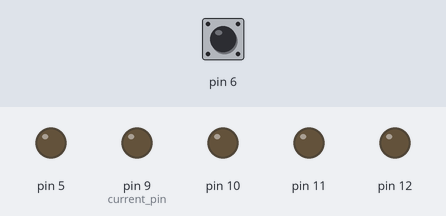
The sketch below on a simulated Arduino Uno, built with avr-gcc and run on an emulated ATmega328P. Parts: output pins drawn as LEDs (lit = HIGH). The test bench sets the inputs (shaded band); at power-on: pin 6 HIGH.

Above: at 1.0 s.
At 2.2 s:
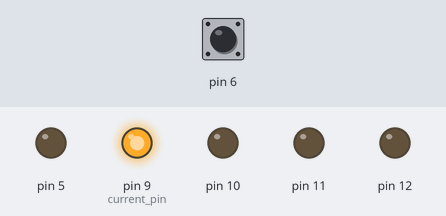
At 2.7 s:
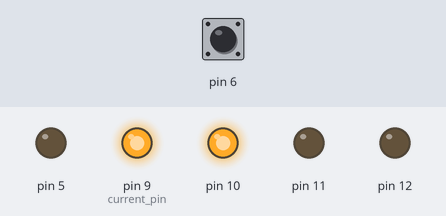
At 3.2 s:
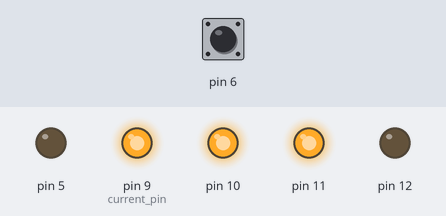
At 3.7 s:
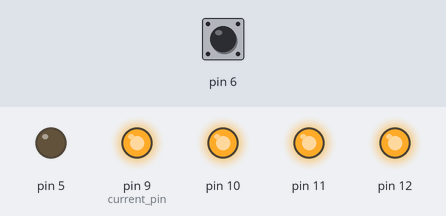
At 4.7 s:
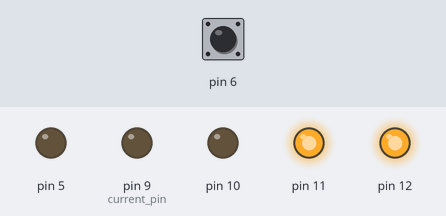
Timing chart, 0 to 5.2 s (numbered marks = the images above):
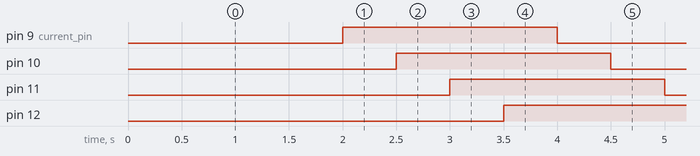

Measured:
- by itself, pin 9 (current_pin), pin 10–12: alternates HIGH for 2.0 s and LOW for 2.0 s
- by itself, everything shown: repeats every 4.0 s, in 8 steps

The sketch:

Loading.ino
```cpp
// (Original) BlinkLed.ino


void setup() {
    pinMode(5, OUTPUT);
    pinMode(6, INPUT_PULLUP);
    pinMode(9, OUTPUT);
    pinMode(10, OUTPUT);
    pinMode(11, OUTPUT);
    pinMode(12, OUTPUT);
//    Serial.begin(250000);
//    Serial.setTimeout(10);
}

void loop() {
    int pin6 = digitalRead(6);
    int current_pin = 9;
//    if(Serial.available()){
//      Serial.parseInt();
//    }
//    analOn(5);
    turnOn(pin6, current_pin);
    turnOff(pin6, current_pin);
}

void analOn(int pin){
    for(int i = 0; i <= 255; i+=5){
      analogWrite(pin, i);
      delay(50);
    }
    for(int i = 255; i >= 0; i-=5){
      analogWrite(pin, i);
      delay(50);
    }
}

void turnOn(int pin6, int current_pin){
    while(current_pin < 13){
      digitalWrite(current_pin, !pin6);
      delay(500);
      current_pin++;
    }
}

void turnOff(int pin6, int current_pin){
    while(current_pin < 13){
      digitalWrite(current_pin, pin6);
      delay(500);
      current_pin++;
    }
}
```
